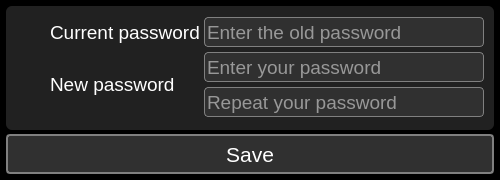
<?xml version="1.0" encoding="UTF-8"?>
<ui version="4.0">
 <class>ChangePasswordDialog</class>
 <widget class="QDialog" name="ChangePasswordDialog">
  <property name="geometry">
   <rect>
    <x>0</x>
    <y>0</y>
    <width>500</width>
    <height>180</height>
   </rect>
  </property>
  <property name="minimumSize">
   <size>
    <width>500</width>
    <height>180</height>
   </size>
  </property>
  <property name="maximumSize">
   <size>
    <width>500</width>
    <height>180</height>
   </size>
  </property>
  <property name="windowTitle">
   <string>Change password</string>
  </property>
  <property name="styleSheet">
   <string notr="true">QMainWindow{
background-color: #000000;
}

QWidget{
background-color: #000000;
}

QGroupBox{
background-color: #212121;
border: none;
padding: 4px;
border-radius: 6px;
color: white;
}

QPushButton{
background-color: #303030;
border: 2px solid gray;
border-radius: 4px;
color: white;
}
QPushButton:hover{
border-color: white;
}

QLineEdit{
background-color: #303030;
border: 1px solid gray;
border-radius: 4px;
color: white;
}
QLineEdit:focus{
border-color: white;
}

QTextEdit{
background-color: #303030;
border: 1px solid gray;
border-radius: 4px;
color: white;
}
QTextEdit:focus{
border-color: white;
}

QLabel{
color: white;
background: transparent;
}

QListWidget{
background: transparent;
border: 1px solid gray;
border-radius: 6px;
padding: 6px;
}
QListWidget::item{
background-color: rgba(255,255,255,50);
border: none;
color: white;
border-radius: 6px;
padding: 6px;
margin-top: 6px;
}
QListWidget::item:hover{
background-color: rgba(255,255,255,100);
}

QCheckBox{
background: transparent;
color: white;
}
QCheckBox::indicator{
width:24px;
height: 24px;
border: 1px solid gray;
border-radius: 4px;
}
QCheckBox::indicator:hecked{
image: url(:/PNG/IMG/done.png);
}
QCheckBox::indicator:unchecked{
image: none;
}

QTabWidget::pane{
background: transparent;
border: none;
padding: 4px;
border-radius: 6px;
}
QTabBar::tab{
background-color: #303030;
border: 2px solid gray;
border-radius: 4px;
color: white;
padding-left: 6px;
padding-right: 6px;
padding-top: 3px;
padding-bottom: 3px;
margin-left: 2px;
}
QTabBar::tab:hover{
border-color: white;
}
QTabBar::tab:selected{
border-color: white;
}

QScrollBar:vertical {        
border: none;
width:14px;
background-color: #212121;
margin: 0px 0px 0px 0px;
padding-left: 6px;
}
QScrollBar::handle:vertical{
background: gray;
border-radius: 4px;
min-height: 20px;
}
QScrollBar::add-line:vertical {
background-color: #212121;
height: 0px;
subcontrol-position: bottom;
subcontrol-origin: margin;
}
QScrollBar::sub-line:vertical {
background-color: #212121;
height: 0 px;
subcontrol-position: top;
subcontrol-origin: margin;
}
QScrollBar::add-page:vertical{
background-color: #212121;
}
QScrollBar::sub-page:vertical{
background-color: #212121;
}

QScrollBar:horizontal {        
border: none;
height:14px;
background-color: #212121;
margin: 0px 0px 0px 0px;
padding-top: 6px;
}
QScrollBar::handle:horizontal{
background: gray;
border-radius: 4px;
min-width: 20px;
}
QScrollBar::add-line:horizontal {
background-color: #212121;
height: 0px;
subcontrol-position: bottom;
subcontrol-origin: margin;
}
QScrollBar::sub-line:horizontal {
background-color: #212121;
height: 0 px;
subcontrol-position: top;
subcontrol-origin: margin;
}
QScrollBar::add-page:horizontal{
background-color: #212121;
}
QScrollBar::sub-page:horizontal{
background-color: #212121;
}

QComboBox{
background-color: #303030;
border: 1px solid gray;
border-radius: 4px;
color: white;
}
QComboBox QAbstractItemView{
color: white;
background-color: black;
}

QTableView{
background-color: #212121;
border: 1px solid gray;
border-radius: 6px;
color: white;
}

QDoubleSpinBox{
background-color: #303030;
border: 1px solid gray;
border-radius: 4px;
color: white;
}</string>
  </property>
  <layout class="QGridLayout" name="gridLayout">
   <property name="leftMargin">
    <number>6</number>
   </property>
   <property name="topMargin">
    <number>6</number>
   </property>
   <property name="rightMargin">
    <number>6</number>
   </property>
   <property name="bottomMargin">
    <number>6</number>
   </property>
   <property name="spacing">
    <number>4</number>
   </property>
   <item row="0" column="0">
    <widget class="QGroupBox" name="groupBox">
     <property name="title">
      <string/>
     </property>
     <layout class="QGridLayout" name="gridLayout_2">
      <property name="leftMargin">
       <number>6</number>
      </property>
      <property name="topMargin">
       <number>6</number>
      </property>
      <property name="rightMargin">
       <number>6</number>
      </property>
      <property name="bottomMargin">
       <number>6</number>
      </property>
      <property name="spacing">
       <number>4</number>
      </property>
      <item row="0" column="2">
       <widget class="QLineEdit" name="lineEdit_old_password">
        <property name="minimumSize">
         <size>
          <width>0</width>
          <height>30</height>
         </size>
        </property>
        <property name="font">
         <font>
          <pointsize>14</pointsize>
         </font>
        </property>
        <property name="focusPolicy">
         <enum>Qt::TabFocus</enum>
        </property>
        <property name="echoMode">
         <enum>QLineEdit::Password</enum>
        </property>
        <property name="placeholderText">
         <string>Enter the old password</string>
        </property>
       </widget>
      </item>
      <item row="1" column="1" rowspan="2">
       <widget class="QLabel" name="label_password">
        <property name="minimumSize">
         <size>
          <width>0</width>
          <height>30</height>
         </size>
        </property>
        <property name="font">
         <font>
          <pointsize>14</pointsize>
         </font>
        </property>
        <property name="text">
         <string>New password</string>
        </property>
       </widget>
      </item>
      <item row="1" column="2">
       <widget class="QLineEdit" name="lineEdit_password">
        <property name="minimumSize">
         <size>
          <width>0</width>
          <height>30</height>
         </size>
        </property>
        <property name="font">
         <font>
          <pointsize>14</pointsize>
         </font>
        </property>
        <property name="focusPolicy">
         <enum>Qt::TabFocus</enum>
        </property>
        <property name="echoMode">
         <enum>QLineEdit::Password</enum>
        </property>
        <property name="placeholderText">
         <string>Enter your password</string>
        </property>
       </widget>
      </item>
      <item row="2" column="2">
       <widget class="QLineEdit" name="lineEdit_password_confirm">
        <property name="minimumSize">
         <size>
          <width>0</width>
          <height>30</height>
         </size>
        </property>
        <property name="font">
         <font>
          <pointsize>14</pointsize>
         </font>
        </property>
        <property name="focusPolicy">
         <enum>Qt::TabFocus</enum>
        </property>
        <property name="echoMode">
         <enum>QLineEdit::Password</enum>
        </property>
        <property name="placeholderText">
         <string>Repeat your password</string>
        </property>
       </widget>
      </item>
      <item row="0" column="1">
       <widget class="QLabel" name="label_password_2">
        <property name="minimumSize">
         <size>
          <width>0</width>
          <height>30</height>
         </size>
        </property>
        <property name="font">
         <font>
          <pointsize>14</pointsize>
         </font>
        </property>
        <property name="text">
         <string>Current password</string>
        </property>
       </widget>
      </item>
      <item row="0" column="0" rowspan="3">
       <widget class="QLabel" name="label_password_icon">
        <property name="minimumSize">
         <size>
          <width>30</width>
          <height>30</height>
         </size>
        </property>
        <property name="maximumSize">
         <size>
          <width>30</width>
          <height>30</height>
         </size>
        </property>
        <property name="text">
         <string>&lt;html&gt;&lt;head/&gt;&lt;body&gt;&lt;p align=&quot;center&quot;&gt;&lt;img src=&quot;:/PNG/IMG/password.png&quot; width=&quot;30&quot; height=&quot;30&quot;/&gt;&lt;/p&gt;&lt;/body&gt;&lt;/html&gt;</string>
        </property>
       </widget>
      </item>
     </layout>
    </widget>
   </item>
   <item row="1" column="0">
    <widget class="QPushButton" name="pushButton_save">
     <property name="minimumSize">
      <size>
       <width>0</width>
       <height>40</height>
      </size>
     </property>
     <property name="font">
      <font>
       <pointsize>16</pointsize>
      </font>
     </property>
     <property name="focusPolicy">
      <enum>Qt::ClickFocus</enum>
     </property>
     <property name="text">
      <string>Save</string>
     </property>
     <property name="icon">
      <iconset resource="../../resources.qrc">
       <normaloff>:/PNG/IMG/done.png</normaloff>:/PNG/IMG/done.png</iconset>
     </property>
     <property name="iconSize">
      <size>
       <width>32</width>
       <height>32</height>
      </size>
     </property>
    </widget>
   </item>
  </layout>
 </widget>
 <resources>
  <include location="../../resources.qrc"/>
 </resources>
 <connections/>
</ui>
